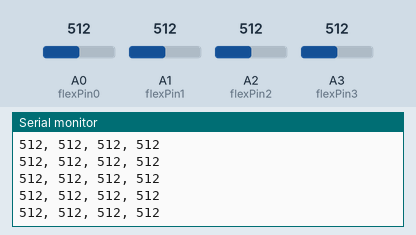
This sketch was run on a simulated Arduino Uno, built with avr-gcc and run on an emulated ATmega328P. On the bench: the last lines printed to the serial monitor. Inputs (shaded band) come from the test bench; at power-on: A0 (flexPin0) = 512, A1 (flexPin1) = 512, A2 (flexPin2) = 512, A3 (flexPin3) = 512.

Above: at 5.7 s.
5.8 s: A0 (flexPin0) set to 105
At 5.87 s:
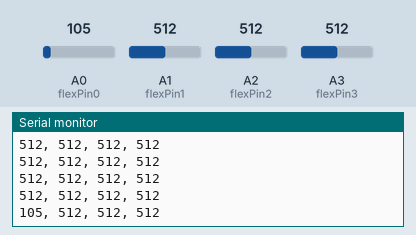
8.8 s: A0 (flexPin0) set to 93
At 8.8 s:
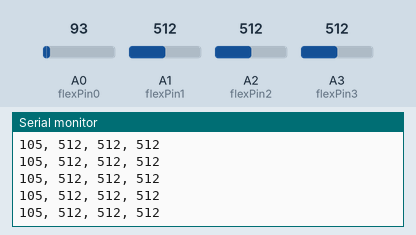
Timing chart, 0 to 11.8 s (numbered marks = the images above; inputs shaded):
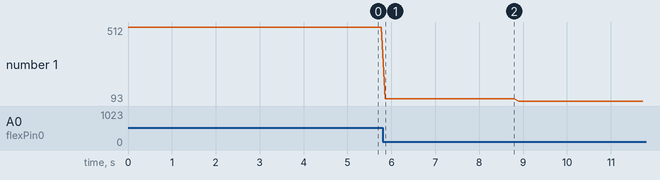

The sketch:

sketch_nov10a.ino
```cpp
//Constants:
const int flexPin0 = A0; //pin A0 to read analog input
const int flexPin1 = A1; //pin A1 to read analog input
const int flexPin2 = A2; //pin A2 to read analog input
const int flexPin3 = A3; //pin A3 to read analog input

//Variables:
int value0, value1, value2, value3; //save analog value


void setup(){

  Serial.begin(9600);       //Begin serial communication

}

void loop(){

  value0 = analogRead(flexPin0);         //Read and save analog value from potentiometer
  value1 = analogRead(flexPin1);
  value2 = analogRead(flexPin2);
  value3 = analogRead(flexPin3);
  Serial.print(value0);
  Serial.print(", ");
  Serial.print(value1);
  Serial.print(", ");
  Serial.print(value2);
  Serial.print(", ");
  Serial.println(value3);
  //value = map(value, 700, 900, 0, 255);//Map value 0-1023 to 0-255 (PWM)
  delay(100);                          //Small delay

}
```

Measured:
- after the input at 5.8 s, the serial monitor: prints a new line after 0.07 s (image 1)
- plotted number 1: 512 → 105 after the input at 5.8 s, 105 → 93 after the input at 8.8 s
